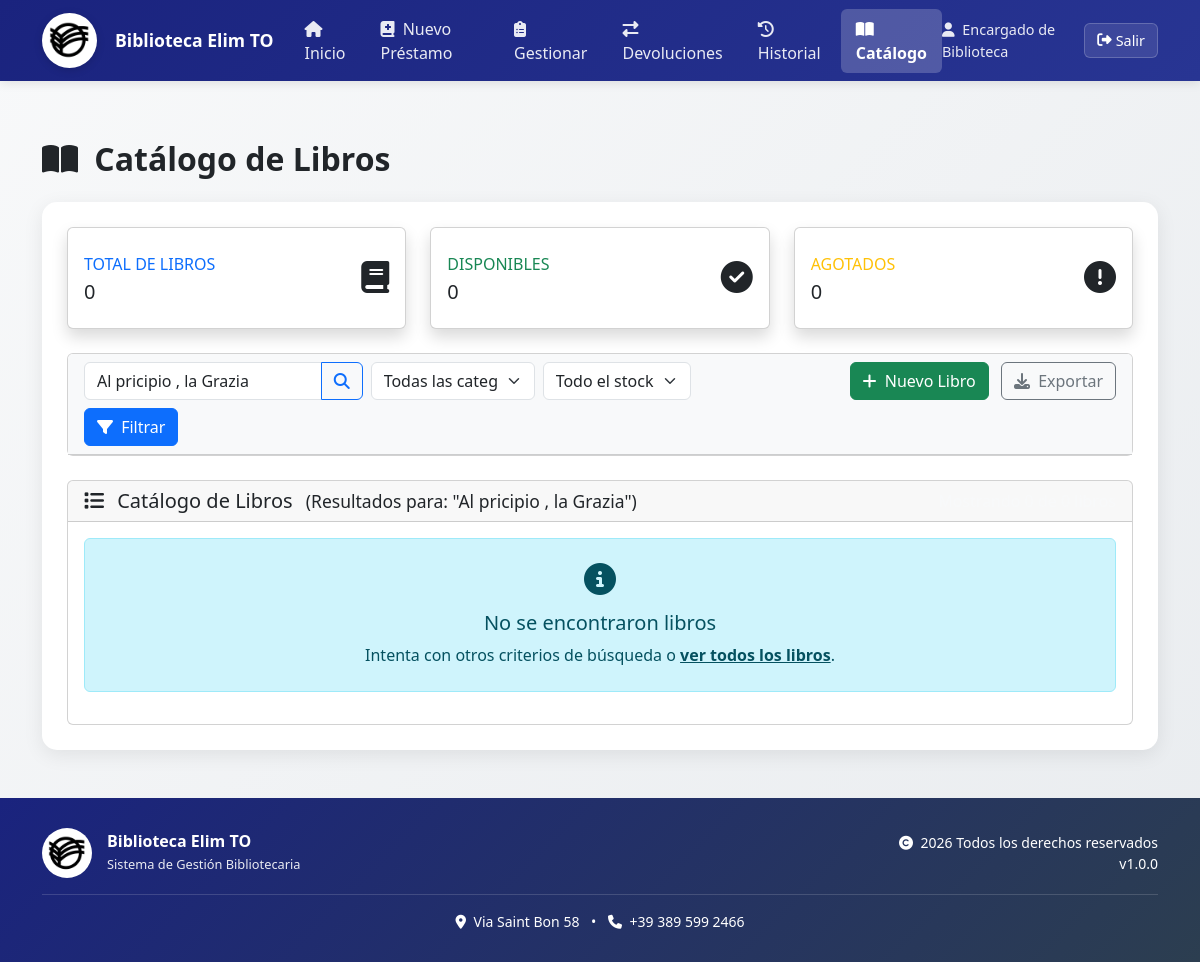
Before: /gestion_libros_iglesia/catalogo_libros.php?busqueda=Al+pricipio+,+la+Grazia (signed in) with the older database file.
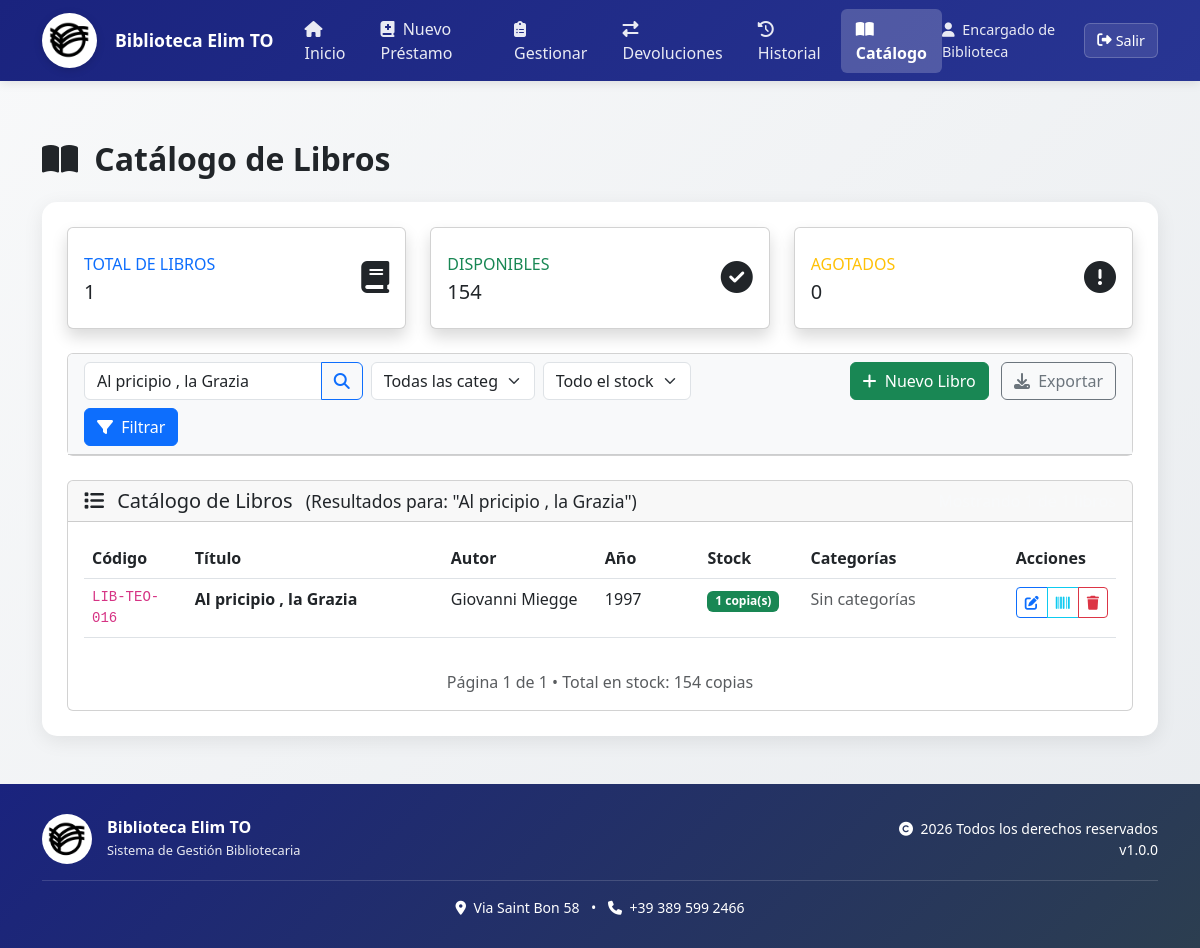
After: the same page with the newer database file.
### tables this page shows
CREATE TABLE `libros` (
  `id` int NOT NULL,
  `codigo_interno` varchar(30) NOT NULL,
  `titulo` varchar(200) NOT NULL,
  `autor` varchar(150) NOT NULL,
  `año_publicacion` int DEFAULT NULL,
  `isbn` varchar(20) DEFAULT NULL,
  `stock` int DEFAULT '1',
  `fecha_creacion` timestamp NOT NULL DEFAULT CURRENT_TIMESTAMP,
  `activo` tinyint DEFAULT '1'
);

### gestion_libros_iglesia/db.php (called while the page is built, shortened)
<?php
class Database {
    private $link;
    public function __construct() {
        $this->link = mysqli_init();
        $success = mysqli_real_connect(
            $this->link,
            'localhost',
            'root',
            'root',
            'gestion_libros_elim_torino',
            3306
        );
        mysqli_set_charset($this->link, "utf8mb4");
    }
    public function query($sql, $params = []) {
        $stmt = mysqli_prepare($this->link, $sql);
        if (!empty($params)) {
            $types = '';
            foreach ($params as $param) {
                if (is_int($param)) {
                    $types .= 'i';
                } elseif (is_float($param)) {
                    $types .= 'd';
                } elseif (is_string($param)) {
                    $types .= 's';
                } else {
                    $types .= 'b';
                }
            }
            mysqli_stmt_bind_param($stmt, $types, ...$params);
        }
        mysqli_stmt_execute($stmt);
        return $stmt;
    }
}
$db = new Database();
?>

### gestion_libros_iglesia/catalogo_libros.php (the view, shortened to what the changed rows need)
<?php
require_once 'db.php';
$db->registrarAccion('acceso', 'catalogo', "Accedió al catálogo de libros");
$titulo_pagina = 'Catálogo de Libros';
$icono_titulo = 'fas fa-book-open';
$busqueda = trim($_GET['busqueda'] ?? '');
$categoria_filtro = $_GET['categoria'] ?? '';
$stock_filtro = $_GET['stock'] ?? '';
$pagina = max(1, intval($_GET['pagina'] ?? 1));
$por_pagina = 20;
$condiciones = ["l.activo = 1"];
$parametros = [];
if (!empty($busqueda)) {
    $condiciones[] = "(l.titulo LIKE ? OR l.autor LIKE ? OR l.codigo_interno LIKE ? OR l.isbn LIKE ?)";
    $parametros = array_merge($parametros,
        ["%$busqueda%", "%$busqueda%", "%$busqueda%", "%$busqueda%"]);
}
$where_clause = !empty($condiciones) ? "WHERE " . implode(" AND ", $condiciones) : "";
$sql_count = "SELECT COUNT(DISTINCT l.id) as total
              FROM libros l
              LEFT JOIN libro_categoria lc ON l.id = lc.id_libro
              $where_clause";
if (!empty($parametros)) {
    $stmt_count = $db->query($sql_count, $parametros);
    $result_count = mysqli_stmt_get_result($stmt_count);
} else {
    $result_count = mysqli_query($link, $sql_count);
}
$row_count = mysqli_fetch_assoc($result_count);
$total_libros = $row_count['total'];
$total_paginas = ceil($total_libros / $por_pagina);
$offset = ($pagina - 1) * $por_pagina;
$db->registrarAccion(
    'consulta_catalogo',
    'catalogo',
    "Consultando catálogo - Total libros: {$total_libros}, " .
    "Página {$pagina}/{$total_paginas}"
);
$sql_libros = "SELECT l.*, GROUP_CONCAT(c.nombre SEPARATOR ', ') as categorias_nombres,
               GROUP_CONCAT(c.id SEPARATOR ',') as categorias_ids
               FROM libros l
               LEFT JOIN libro_categoria lc ON l.id = lc.id_libro
               LEFT JOIN categorias c ON lc.id_categoria = c.id
               $where_clause
               GROUP BY l.id
               ORDER BY l.titulo ASC
               LIMIT ? OFFSET ?";
$parametros_paginados = array_merge($parametros, [$por_pagina, $offset]);
$stmt_libros = $db->query($sql_libros, $parametros_paginados);
$result_libros = mysqli_stmt_get_result($stmt_libros);
$libros = [];
while ($row = mysqli_fetch_assoc($result_libros)) {
    $libros[] = $row;
}
$sql_stats = "SELECT
               SUM(stock) as total_stock,
               COUNT(CASE WHEN stock > 0 THEN 1 END) as libros_disponibles,
               COUNT(CASE WHEN stock = 0 THEN 1 END) as libros_agotados
               FROM libros WHERE activo = 1";
$result_stats = mysqli_query($link, $sql_stats);
$stats = mysqli_fetch_assoc($result_stats);
?>
<div class="row mb-4">
    <div class="col-md-4">
        <div class="card border-left-primary shadow h-100 py-2">
            <div class="card-body">
                <div class="row no-gutters align-items-center">
                    <div class="col mr-2">
                        <div class="text-xs font-weight-bold text-primary text-uppercase mb-1">
                            Total de Libros</div>
                        <div class="h5 mb-0 font-weight-bold text-gray-800"><?php echo $total_libros; ?></div>
                    </div>
                </div>
            </div>
        </div>
    </div>
    <div class="col-md-4">
        <div class="card border-left-success shadow h-100 py-2">
            <div class="card-body">
                <div class="row no-gutters align-items-center">
                    <div class="col mr-2">
                        <div class="text-xs font-weight-bold text-success text-uppercase mb-1">
                            Disponibles</div>
                        <div class="h5 mb-0 font-weight-bold text-gray-800"><?php echo $stats['libros_disponibles']; ?></div>
                    </div>
                </div>
            </div>
        </div>
    </div>
</div>
<div class="card">
    <div class="card-body">
        <?php if (empty($libros)): ?>
            <div class="alert alert-info text-center py-4">
                <i class="fas fa-info-circle fa-2x mb-3"></i>
                <h5>No se encontraron libros</h5>
                <p class="mb-0">
                    <?php if (!empty($busqueda) || !empty($categoria_filtro) || !empty($stock_filtro)): ?>
                        Intenta con otros criterios de búsqueda o
                        <a href="catalogo_libros.php" class="alert-link">ver todos los libros</a>.
                    <?php else: ?>
                        El catálogo está vacío.
                        <a href="agregar_libro.php" class="alert-link">Agrega tu primer libro</a>.
                    <?php endif; ?>
                </p>
            </div>
        <?php else: ?>
            <div class="table-responsive">
                <table class="table table-hover">
                    <thead>
                        <tr>
                            <th width="10%">Código</th>
                            <th width="25%">Título</th>
                            <th width="15%">Autor</th>
                            <th width="10%">Año</th>
                            <th width="10%">Stock</th>
                            <th width="20%">Categorías</th>
                            <th width="10%">Acciones</th>
                        </tr>
                    </thead>
                    <tbody>
                        <?php foreach ($libros as $libro):
                            $clase_stock = $libro['stock'] > 0 ? 'success' : 'warning';
                        ?>
                        <tr>
                            <td>
                                <div class="d-flex align-items-center">
                                    <code class="me-2"><?php echo htmlspecialchars($libro['codigo_interno']); ?></code>
                                </div>
                            </td>
                            <td>
                                <strong class="d-block"><?php echo htmlspecialchars($libro['titulo']); ?></strong>
                            </td>
                            <td><?php echo htmlspecialchars($libro['autor']); ?></td>
                            <td><?php echo htmlspecialchars($libro['año_publicacion'] ?? '-'); ?></td>
                            <td>
                                <span class="badge bg-<?php echo $clase_stock; ?>">
                                    <?php echo $libro['stock']; ?> copia(s)
                                </span>
                            </td>
                            <td>
                                <?php if (!empty($libro['categorias_nombres'])): ?>
                                    <small><?php echo htmlspecialchars($libro['categorias_nombres']); ?></small>
                                <?php else: ?>
                                    <span class="text-muted">Sin categorías</span>
                                <?php endif; ?>
                            </td>
                            <td>
                                <div class="btn-group btn-group-sm" role="group">
                                    <a href="editar_libro.php?id=<?php echo $libro['id']; ?>"
                                       class="btn btn-outline-primary" title="Editar libro">
                                        <i class="fas fa-edit"></i>
                                    </a>
                                    <a href="generar_etiquetas.php?codigo=<?php echo urlencode($libro['codigo_interno']); ?>"
                                       class="btn btn-outline-info" title="Generar etiqueta con código de barras">
                                        <i class="fas fa-barcode"></i>
                                    </a>
                                    <button type="button"
                                            class="btn btn-outline-danger"
                                            title="Eliminar libro"
                                            onclick="confirmarEliminacion(<?php echo $libro['id']; ?>, '<?php echo htmlspecialchars(addslashes($libro['titulo'])); ?>')">
                                        <i class="fas fa-trash"></i>
                                    </button>
                                </div>
                            </td>
                        </tr>
                        <?php endforeach; ?>
                    </tbody>
                </table>
            </div>
            <div class="text-center text-muted mt-3">
                Página <?php echo $pagina; ?> de <?php echo $total_paginas; ?>
                • Total en stock: <?php echo $stats['total_stock']; ?> copias
            </div>
        <?php endif; ?>
    </div>
</div>
<?php
$contenido = ob_get_clean();
include 'layout.php';
?>

### gestion_libros_iglesia/layout.php (shortened to what the changed rows need)
<!DOCTYPE html>
<html lang="es">
<head>
    <link rel="stylesheet" href="css/style-layout.css">
    <link href="https://cdn.jsdelivr.net/npm/bootstrap@5.3.0/dist/css/bootstrap.min.css" rel="stylesheet">
    <link rel="stylesheet" href="https://cdnjs.cloudflare.com/ajax/libs/font-awesome/6.4.0/css/all.min.css">
    <link rel="stylesheet" href="https://cdn.datatables.net/1.13.4/css/dataTables.bootstrap5.min.css">
</head>
<body class="fade-in">
    <nav class="navbar navbar-expand-lg navbar-dark fixed-top">
        <div class="container">
            <div class="collapse navbar-collapse" id="navbarNav">
                <ul class="navbar-nav mx-auto">
                    <?php
                    $menuItems = [
                        'menu.php' => ['icon' => 'fas fa-home', 'text' => 'Inicio'],
                        'agregar_prestamo.php' => ['icon' => 'fas fa-book-medical', 'text' => 'Nuevo Préstamo'],
                        'gestion_prestamo.php' => ['icon' => 'fas fa-clipboard-list', 'text' => 'Gestionar'],
                        'devolucion_libro.php' => ['icon' => 'fas fa-exchange-alt', 'text' => 'Devoluciones'],
                        'historial_prestamo.php' => ['icon' => 'fas fa-history', 'text' => 'Historial'],
                        'catalogo_libros.php' => ['icon' => 'fas fa-book-open', 'text' => 'Catálogo']
                    ];
                    $currentPage = basename($_SERVER['PHP_SELF'] ?? 'menu.php');
                    foreach ($menuItems as $url => $item):
                        $active = $currentPage === $url;
                    ?>
                    <li class="nav-item">
                        <a class="nav-link <?= $active ? 'active' : '' ?>" href="<?= $url ?>">
                            <i class="<?= $item['icon'] ?> me-1"></i>
                            <?= $item['text'] ?>
                        </a>
                    </li>
                    <?php endforeach; ?>
                </ul>
            </div>
        </div>
    </nav>
    <main class="container main-content">
        <?php if (!empty($titulo_pagina)): ?>
        <div class="d-flex justify-content-between align-items-center mb-4 page-header">
            <h1 class="h2 mb-0 fw-bold">
                <?php if (!empty($icono_titulo)): ?>
                    <i class="<?= $icono_titulo ?> me-2"></i>
                <?php endif; ?>
                <?= $titulo_pagina ?>
            </h1>
        </div>
        <?php endif; ?>
        <div class="content-area mb-5">
            <?= $contenido ?? '<div class="alert alert-warning">Contenido no disponible.</div>' ?>
        </div>
    </main>
</body>
</html>

Changed rows visible on the page:
added libros: codigo_interno "LIB-TEO-016", titulo "Al pricipio , la Grazia", autor "Giovanni Miegge", año_publicacion "1997", stock "1"
Other visible differences:
$total_libros: "0" → "1"
$stats['libros_disponibles']: "0" → "154"
$pagina: (not shown) → "1"
$total_paginas: (not shown) → "1"
$stats['total_stock']: (not shown) → "154"
text no longer shown: "No se encontraron libros Intenta con otros criterios de búsqueda o ver todos los libros ."
text now shown: "Código Título Autor Año Stock Categorías Acciones Página de • Total en stock: copias"
